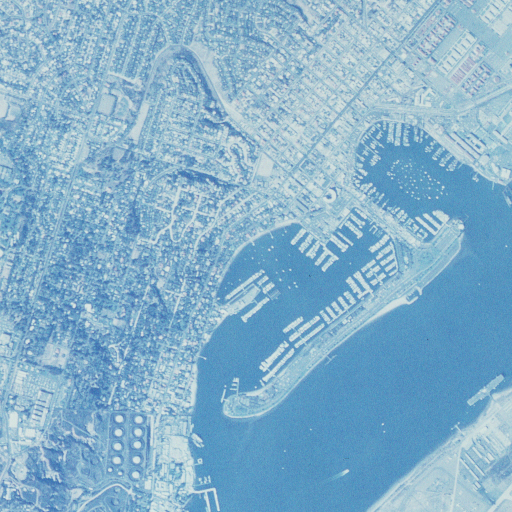
#> input picture ipfe/data/aerial.png, 512 x 512 px
$ python -i perspective.py   (imports and definitions only)   (Python 2 division)   (older library calls are emulated)
#> lines starting #> are read from the running program, lines starting #| are printed output that depends on the picture; after the words box and inside, x2 and y2 are one past the last pixel; in counts of white or black regions, pixels touching at a corner belong together
#> further down, picture is the input picture: shape (512, 512, 3); mean B, G, R 202.5, 176.6, 133.7
#!/usr/bin/env python

import cv2
import numpy as np
import math
from skimage import io

# https://code.google.com/p/pythonxy/source/browse/src/python/OpenCV/DOC/samples/python2/squares.py?spec=svn.xy-27.cd6bf12fae7ae496d581794b32fd9ac75b4eb366&repo=xy-27&r=cd6bf12fae7ae496d581794b32fd9ac75b4eb366
def angle_cos(p0, p1, p2):
    d1, d2 = (p0-p1).astype('float'), (p2-p1).astype('float')
    return abs( np.dot(d1, d2) / np.sqrt( np.dot(d1, d1)*np.dot(d2, d2) ) )


def rank(square, width, height):
  formatted = np.array([[s] for s in square], np.int32)
  x,y,wid,hei = cv2.boundingRect(formatted)
  max_distance_from_center = math.sqrt(((width / 2))**2 + ((height / 2))**2)
  distance_from_center = math.sqrt(((x + wid / 2) - (width / 2))**2 + ((y + hei / 2) - (height / 2))**2)

  height_above_horizontal = (height / 2) - y if y + hei > height / 2 else hei
  width_left_vertical = (width / 2) - x if x + wid > width / 2 else wid
  horizontal_score = abs(float(height_above_horizontal) / hei - 0.5) * 2
  vertical_score = abs(float(width_left_vertical) / wid - 0.5) * 2

  if cv2.contourArea(formatted) / (width * height) > 0.98:
    return 5 # max rank possible otherwise - penalize boxes that are the whole image heavily
  else:
    bounding_box = np.array([[[x,y]], [[x,y+hei]], [[x+wid,y+hei]], [[x+wid,y]]], dtype = np.int32)
    # every separate line in this addition has a max of 1
    return (distance_from_center / max_distance_from_center +
      cv2.contourArea(formatted) / cv2.contourArea(bounding_box) +
      cv2.contourArea(formatted) / (width * height) +
      horizontal_score +
      vertical_score)


def find_rectangles(image):
    # OpenCV follows BGR order, while the API follows RGB order.  Since using
    # OpenCV methods, function, we need to flip the colors dimension from
    # BGR to RGB (using only NumPy indexing)
    img = image[:,:,::-1]
    height = img.shape[0]
#> height = 512
    width = img.shape[1]
#> width = 512
    squares = []
    all_contours = []

    kernel = cv2.getStructuringElement(cv2.MORPH_RECT, (3,3)) # matrix of ones
    for gray in cv2.split(img):
      dilated = cv2.dilate(src = gray, kernel = kernel, anchor = (-1,-1))
      blured = cv2.medianBlur(dilated, 7)
      # Shrinking followed by expanding can be used for removing isolated noise pixels
      # another way to think of it is "enlarging the background"
      # http://www.cs.umb.edu/~marc/cs675/cvs09-12.pdf
      small = cv2.pyrDown(blured, dstsize = (width / 2, height / 2))
      oversized = cv2.pyrUp(small, dstsize = (width, height))
      # after seeing utility of later thresholds (non 0 threshold results)
      # try instead to loop through and change thresholds in the canny filter
      # also might be interesting to store the contours in different arrays for display to color them according
      # to the channel that they came from
      for thrs in xrange(0, 255, 26):
        if thrs == 0:
          edges = cv2.Canny(oversized, threshold1 = 0, threshold2 = 50, apertureSize = 3)
          next_ = cv2.dilate(src = edges, kernel = kernel, anchor = (-1,-1))
        else:
          retval, next_ = cv2.threshold(gray, thrs, 255, cv2.THRESH_BINARY)

        image_, contours, hierarchy = cv2.findContours(next_, mode = cv2.RETR_LIST, method = cv2.CHAIN_APPROX_SIMPLE)
        # how are the contours sorted? outwards to inwards? would be interesting to do a PVE
        # sort of thing where the contours within a contour (and maybe see an elbow plot of some sort)
        for cnt in contours:
          all_contours.append(cnt)
          cnt_len = cv2.arcLength(cnt, True)
          cnt = cv2.approxPolyDP(cnt, 0.02*cnt_len, True)
          if len(cnt) == 4 and cv2.contourArea(cnt) > 1000 and cv2.isContourConvex(cnt):
            cnt = cnt.reshape(-1, 2)
            max_cos = np.max([angle_cos( cnt[i], cnt[(i+1) % 4], cnt[(i+2) % 4] ) for i in xrange(4)])
            if max_cos < 0.1:
              squares.append(cnt)
#> this loop made 3 passes
#> pass 1, in find_rectangles, `dilated = cv2.dilate(src = gray, kernel = kernel, anchor = (-1,-1))`:
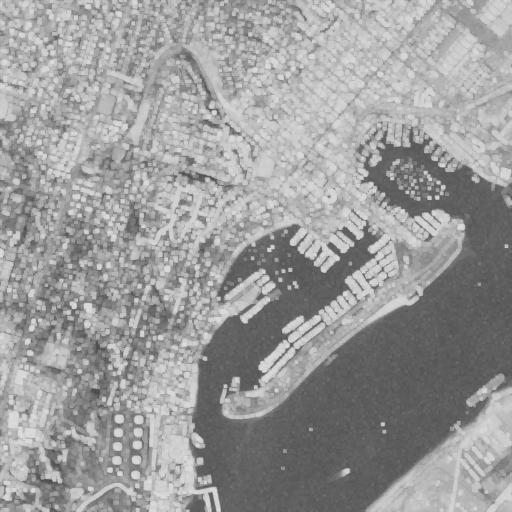
#> dilated: shape (512, 512); min 70, max 220, mean 154.5
#> pass 1, in find_rectangles, `blured = cv2.medianBlur(dilated, 7)`:
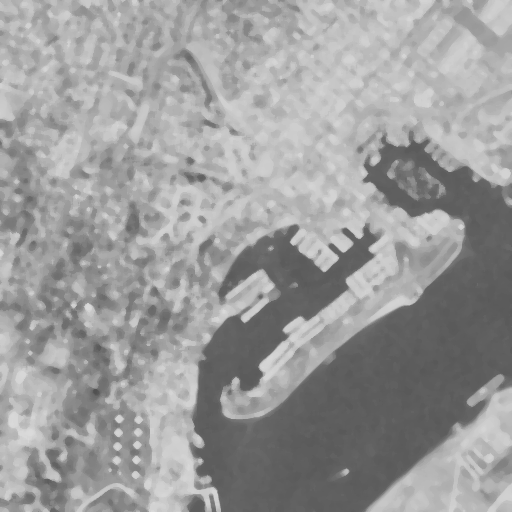
#> blured: shape (512, 512); min 81, max 218, mean 155.1
#> after the loop:
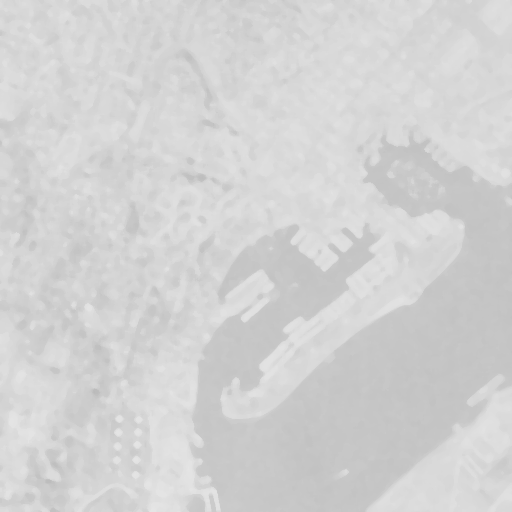
#> blured: shape (512, 512); min 186, max 229, mean 210.3
#> after the loop: next_: shape (512, 512); every value is 0
#> after the loop, all_contours = 41160 contours, 38275 with area under 20; largest, box (x1, y1, x2, y2) and area: (0, 0, 512, 512) 261121, (0, 0, 512, 512) 261121, (0, 0, 512, 512) 261121, (0, 0, 512, 512) 261121, (0, 0, 512, 512) 261121; cnt = [[0, 0], [1, 0]]; max_cos = 0; squares = 15 items
    sorted_squares = sorted(squares, key=lambda square: rank(square,width,height))
#> in rank, `formatted = np.array([[s] for s in square], np.int32)`: formatted = [[0, 0], [0, 511], [511, 511], [511, 0]]
#> in rank, `x,y,wid,hei = cv2.boundingRect(formatted)`: x = 0; wid = 512
#> in rank, `distance_from_center = math.sqrt(((x + wid / 2) - (width / 2))**2 + ((..`: distance_from_center = 0
#> in rank, `height_above_horizontal = (height / 2) - y if y + hei > height / 2 els..`: height_above_horizontal = 256
#> in rank, `horizontal_score = abs(float(height_above_horizontal) / hei - 0.5) * 2`: horizontal_score = 0
#> sorted_squares = 15 items
    return sorted_squares


# [65 lines left out: function straighten_rect, not called in this run]

>>> import cv2
>>> picture = cv2.imread('data/aerial.png')
>>> result = find_rectangles(picture)
#> result = 15 items
